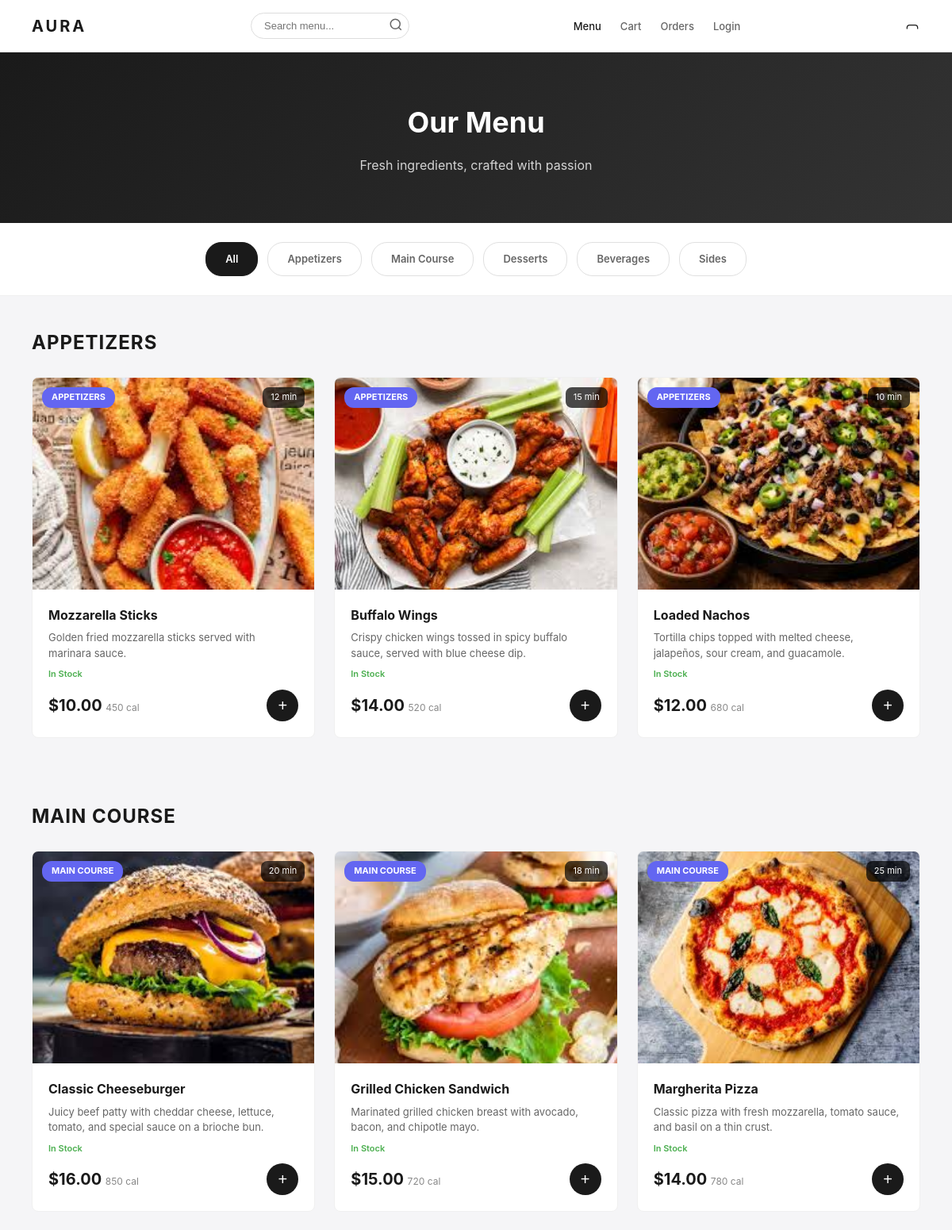
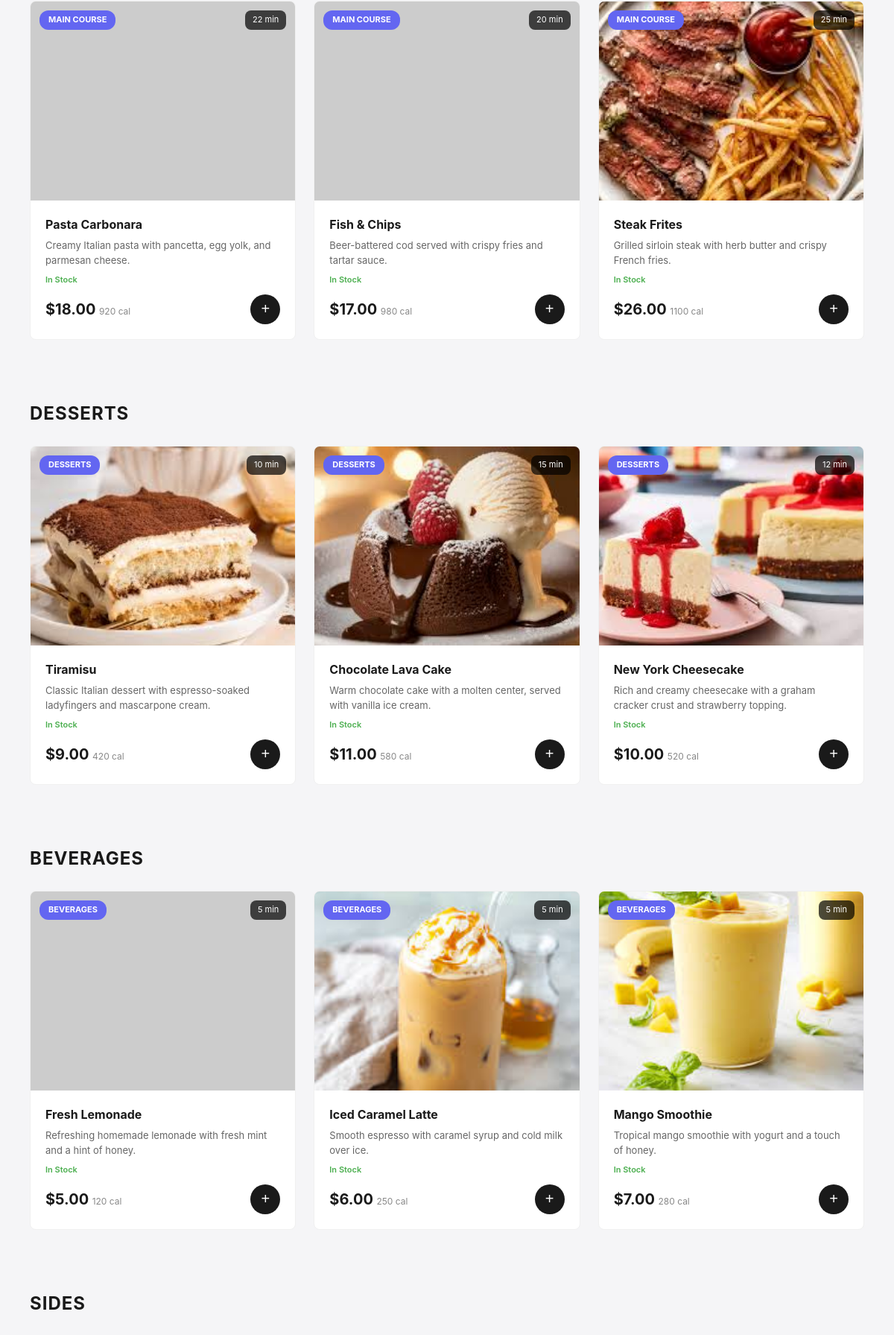
/customer/menu (upper part), run on the app's committed database (2 pictures, top to bottom).
### app/models/menu_item.py (models this page shows, shortened)
class MenuItem(db.Model):
    __tablename__ = 'menu_items'
    id = db.Column(db.Integer, primary_key=True)
    name = db.Column(db.String(100), nullable=False)
    description = db.Column(db.Text)
    price = db.Column(db.Numeric(10, 2), nullable=False)
    category = db.Column(db.Enum(Category), nullable=False)
    image_url = db.Column(db.String(255))
    is_available = db.Column(db.Boolean, default=True)
    stock_quantity = db.Column(db.Integer, default=10)  # ← NEW: Available stock
    preparation_time = db.Column(db.Integer, default=15)
    calories = db.Column(db.Integer)
    ingredients = db.Column(db.Text)
    created_at = db.Column(db.DateTime, default=db.func.current_timestamp())
    order_items = db.relationship('OrderItem', backref='menu_item', lazy=True)
    reviews = db.relationship('Review', backref='menu_item', lazy=True, cascade='all, delete-orphan')
    @property
    def available_stock(self):
        from app.models.orders import Order, OrderStatus
        from app.models.order_item import OrderItem
        pending = db.session.query(db.func.sum(OrderItem.quantity)).join(
            Order, OrderItem.order_id == Order.id
        ).filter(
            OrderItem.menu_item_id == self.id,
            Order.status.in_([OrderStatus.PENDING, OrderStatus.CONFIRMED])
        ).scalar() or 0
        return max(0, self.stock_quantity - pending)

### app/routes/customer.py (the view)
@customer_bp.route('/menu')
def menu():
    from app.models.menu_item import MenuItem, Category
    category = request.args.get('category', 'all')
    all_items = MenuItem.query.filter_by(is_available=True).all()
    if category != 'all':
        try:
            cat_enum = Category[category.upper()]
            items = [item for item in all_items if item.category == cat_enum]
        except (ValueError, KeyError):
            items = all_items
            category = 'all'
    else:
        items = all_items
    categories = {
        'Appetizers': [],
        'Main Course': [],
        'Desserts': [],
        'Beverages': [],
        'Sides': []
    }
    for item in items:
        categories[item.category.value].append(item)
    return render_template('products/home.html',
                         categories=categories,
                         active_category=category)

### app/templates/products/home.html (shortened to what this page needs)
<!DOCTYPE html>
<html lang="en">
<head>
<link rel="stylesheet" href="{{ url_for('static', filename='css/style.css') }}">
</head>
<body>
<nav class="menu-nav">
  <div class="menu-logo">AURA</div>
  <form class="search-form" action="{{ url_for('customer.search') }}" method="GET">
    <input type="text" name="q" placeholder="Search menu..." value="{{ search_query or '' }}">
    <button type="submit">
      <svg viewBox="0 0 24 24" style="width:18px;height:18px;stroke:var(--cg);fill:none;stroke-width:2">
        <circle cx="11" cy="11" r="8"/>
        <path d="m21 21-4.35-4.35"/>
      </svg>
    </button>
  </form>
  <ul class="menu-links">
    <li><a href="{{ url_for('customer.menu') }}" class="{% if active_category == 'all' %}active{% endif %}">Menu</a></li>
    <li><a href="{{ url_for('customer.cart') }}">Cart</a></li>
    <li><a href="{{ url_for('customer.orders') }}">Orders</a></li>
    {% if current_user.is_authenticated %}
      <li><a href="{{ url_for('auth.logout') }}">Logout</a></li>
    {% else %}
      <li><a href="{{ url_for('auth.login') }}">Login</a></li>
    {% endif %}
  </ul>
  <div class="menu-icons">
    <a href="{{ url_for('customer.cart') }}">
      <svg viewBox="0 0 24 24"><path d="M20 21v-2a4 4 0 0 0-4-4H8a4 4 0 0 0-4 4v2"/></svg>
    </a>
  </div>
</nav>
<section class="hero">
  <h1>Our Menu</h1>
  <p>Fresh ingredients, crafted with passion</p>
</section>
<div class="cat-filter">
  <a href="{{ url_for('customer.menu') }}" class="cat-btn {% if active_category == 'all' %}on{% endif %}">All</a>
  <a href="{{ url_for('customer.menu', category='appetizers') }}" class="cat-btn {% if active_category == 'appetizers' %}on{% endif %}">Appetizers</a>
  <a href="{{ url_for('customer.menu', category='main_course') }}" class="cat-btn {% if active_category == 'main_course' %}on{% endif %}">Main Course</a>
  <a href="{{ url_for('customer.menu', category='desserts') }}" class="cat-btn {% if active_category == 'desserts' %}on{% endif %}">Desserts</a>
  <a href="{{ url_for('customer.menu', category='beverages') }}" class="cat-btn {% if active_category == 'beverages' %}on{% endif %}">Beverages</a>
  <a href="{{ url_for('customer.menu', category='sides') }}" class="cat-btn {% if active_category == 'sides' %}on{% endif %}">Sides</a>
</div>
{% for category_name, items in categories.items() %}
{% if items %}
<section class="menu-section">
  <h2 class="menu-title">{{ category_name }}</h2>
  <div class="menu-grid">
    {% for item in items %}
    <article class="food-card" onclick="window.location.href='{{ url_for('customer.product_details', id=item.id) }}'">
      <div class="food-img">
        {% if item.image_url %}
          {% set img_path = item.image_url %}
          {% if img_path.startswith('static/') %}
            {% set img_path = img_path[7:] %}
          {% endif %}
          <img src="{{ url_for('static', filename=img_path) }}" alt="{{ item.name }}" onerror="this.src='https://via.placeholder.com/400x300?text={{ item.name | urlencode }}'">
        {% else %}
          <img src="https://via.placeholder.com/400x300?text={{ item.name | urlencode }}" alt="{{ item.name }}">
        {% endif %}
        <span class="food-badge">{{ item.category.value }}</span>
        <span class="food-time">{{ item.preparation_time }} min</span>
      </div>
      <div class="food-info">
        <h3 class="food-name">{{ item.name }}</h3>
        <p class="food-desc">{{ item.description }}</p>
        {% set available = item.available_stock %}
        <div class="stock-indicator {% if available > 5 %}in-stock{% elif available > 0 %}low-stock{% else %}out-of-stock{% endif %}">
          {% if available > 5 %}
            In Stock
          {% elif available > 0 %}
            Only {{ available }} left
          {% else %}
            Out of Stock
          {% endif %}
        </div>
        <div class="food-bottom">
          <div>
            <span class="food-price">${{ "%.2f"|format(item.price|float) }}</span>
            <span class="food-cal">{{ item.calories }} cal</span>
          </div>
          {% if available > 0 %}
          <form action="{{ url_for('customer.add_to_cart') }}" method="POST" onclick="event.stopPropagation();">
            <button type="submit" class="add-btn">+</button>
          </form>
          {% else %}
          <button class="add-btn" disabled>x</button>
          {% endif %}
        </div>
      </div>
    </article>
    {% endfor %}
  </div>
</section>
{% endif %}
{% endfor %}
</body>
</html>

### app/static/css/style.css (style rules this page uses)
:root { --c1:#1a1a1a; --c2:#6366f1; --cg:#666; --cl:#888; --cb:#e0e0e0; --cw:#fff; --bg:#f5f5f7; --r:8px; --tr:all .3s; }
* { margin:0;padding:0;box-sizing:border-box }
body { font-family:-apple-system,BlinkMacSystemFont,'Segoe UI',Roboto,sans-serif;background:var(--bg);color:var(--c1);line-height:1.6 }
a { text-decoration:none;color:inherit }
img { max-width:100%;display:block }

### app/templates/products/home.html (style rules this page uses)
.menu-nav { background:var(--cw);padding:16px 40px;display:flex;justify-content:space-between;align-items:center;border-bottom:1px solid #f0f0f0;position:sticky;top:0;z-index:100 }
.menu-logo { font-size:20px;font-weight:700;letter-spacing:3px }
.menu-links { display:flex;gap:24px;list-style:none }
.menu-links a { color:var(--cg);font-size:13px;font-weight:500;transition:var(--tr) }
.menu-links a:hover,.menu-links a.active { color:var(--c1) }
.menu-icons { display:flex;gap:16px;align-items:center }
.menu-icons a,.menu-icons button { background:none;border:none;cursor:pointer }
.menu-icons svg { width:20px;height:20px;stroke:var(--c1);fill:none;stroke-width:1.5 }
.search-form { display:flex;align-items:center;position:relative }
.search-form input { padding:8px 16px;border-radius:20px;border:1px solid #ddd;width:200px;font-size:13px }
.search-form button { background:none;border:none;cursor:pointer;position:absolute;right:8px }
.hero { background:linear-gradient(135deg,#1a1a1a 0%,#333 100%);color:var(--cw);padding:60px 40px;text-align:center }
.hero h1 { font-size:36px;font-weight:700;margin-bottom:12px }
.hero p { font-size:16px;opacity:.8 }
.cat-filter { display:flex;justify-content:center;gap:12px;padding:24px 40px;background:var(--cw);border-bottom:1px solid #f0f0f0;flex-wrap:wrap }
.cat-btn { padding:10px 24px;border:1.5px solid var(--cb);background:var(--cw);border-radius:20px;font-size:13px;font-weight:600;cursor:pointer;transition:var(--tr);text-decoration:none;color:var(--cg) }
.cat-btn:hover,.cat-btn.on { background:var(--c1);color:var(--cw);border-color:var(--c1) }
.menu-section { padding:40px }
.menu-title { font-size:24px;font-weight:700;margin-bottom:24px;text-transform:uppercase;letter-spacing:1px }
.menu-grid { display:grid;grid-template-columns:repeat(auto-fill,minmax(280px,1fr));gap:24px }
.food-card { background:var(--cw);border-radius:var(--r);overflow:hidden;transition:var(--tr);border:1px solid #f0f0f0;cursor:pointer }
.food-img { aspect-ratio:4/3;background:#e8e8e8;position:relative;overflow:hidden }
.food-img img { width:100%;height:100%;object-fit:cover;transition:transform .3s }
.food-badge { position:absolute;top:12px;left:12px;padding:4px 12px;background:var(--c2);color:var(--cw);font-size:11px;font-weight:700;border-radius:12px;text-transform:uppercase }
.food-time { position:absolute;top:12px;right:12px;padding:4px 10px;background:rgba(0,0,0,.7);color:var(--cw);font-size:11px;border-radius:8px }
.food-info { padding:20px }
.food-name { font-size:16px;font-weight:700;margin-bottom:6px }
.food-desc { font-size:13px;color:var(--cg);margin-bottom:8px;line-height:1.5;display:-webkit-box;-webkit-line-clamp:2;-webkit-box-orient:vertical;overflow:hidden }
.stock-indicator { font-size:11px;margin-bottom:10px;font-weight:600 }
.stock-indicator.in-stock { color:#4caf50 }
.food-bottom { display:flex;justify-content:space-between;align-items:center }
.food-price { font-size:20px;font-weight:700 }
.food-cal { font-size:12px;color:var(--cl) }
.add-btn { width:40px;height:40px;background:var(--c1);color:var(--cw);border:none;border-radius:50%;font-size:20px;cursor:pointer;transition:var(--tr) }

### data on the page
MenuItem: name (picture), category.value "APPETIZERS", preparation_time "12", name "Mozzarella Sticks", description "Golden fried mozzarella sticks served with marinara sauce.", price "10.00", calories "450"
MenuItem: name (picture), category.value "APPETIZERS", preparation_time "15", name "Buffalo Wings", description "Crispy chicken wings tossed in spicy buffalo sauce, served with blue cheese dip.", price "14.00", calories "520"
MenuItem: name (picture), category.value "APPETIZERS", preparation_time "10", name "Loaded Nachos", description "Tortilla chips topped with melted cheese, jalapeños, sour cream, and guacamole.", price "12.00", calories "680"
MenuItem: name (picture), category.value "MAIN COURSE", preparation_time "20", name "Classic Cheeseburger", description "Juicy beef patty with cheddar cheese, lettuce, tomato, and special sauce on a brioche bun.", price "16.00", calories "850"
MenuItem: name (picture), category.value "MAIN COURSE", preparation_time "18", name "Grilled Chicken Sandwich", description "Marinated grilled chicken breast with avocado, bacon, and chipotle mayo.", price "15.00", calories "720"
MenuItem: name (picture), category.value "MAIN COURSE", preparation_time "25", name "Margherita Pizza", description "Classic pizza with fresh mozzarella, tomato sauce, and basil on a thin crust.", price "14.00", calories "780"
MenuItem: category.value "MAIN COURSE", preparation_time "22", name "Pasta Carbonara", description "Creamy Italian pasta with pancetta, egg yolk, and parmesan cheese.", price "18.00", calories "920"
MenuItem: category.value "MAIN COURSE", preparation_time "20", name "Fish & Chips", description "Beer-battered cod served with crispy fries and tartar sauce.", price "17.00", calories "980"
MenuItem: name (picture), category.value "MAIN COURSE", preparation_time "25", name "Steak Frites", description "Grilled sirloin steak with herb butter and crispy French fries.", price "26.00", calories "1100"
MenuItem: name (picture), category.value "DESSERTS", preparation_time "10", name "Tiramisu", description "Classic Italian dessert with espresso-soaked ladyfingers and mascarpone cream.", price "9.00", calories "420"
MenuItem: name (picture), category.value "DESSERTS", preparation_time "15", name "Chocolate Lava Cake", description "Warm chocolate cake with a molten center, served with vanilla ice cream.", price "11.00", calories "580"
MenuItem: name (picture), category.value "DESSERTS", preparation_time "12", name "New York Cheesecake", description "Rich and creamy cheesecake with a graham cracker crust and strawberry topping.", price "10.00", calories "520"
MenuItem: category.value "BEVERAGES", preparation_time "5", name "Fresh Lemonade", description "Refreshing homemade lemonade with fresh mint and a hint of honey.", price "5.00", calories "120"
MenuItem: name (picture), category.value "BEVERAGES", preparation_time "5", name "Iced Caramel Latte", description "Smooth espresso with caramel syrup and cold milk over ice.", price "6.00", calories "250"
MenuItem: name (picture), category.value "BEVERAGES", preparation_time "5", name "Mango Smoothie", description "Tropical mango smoothie with yogurt and a touch of honey.", price "7.00", calories "280"

### other printed values
{{ category_name }} "APPETIZERS" "MAIN COURSE" "DESSERTS" "BEVERAGES" "SIDES"
